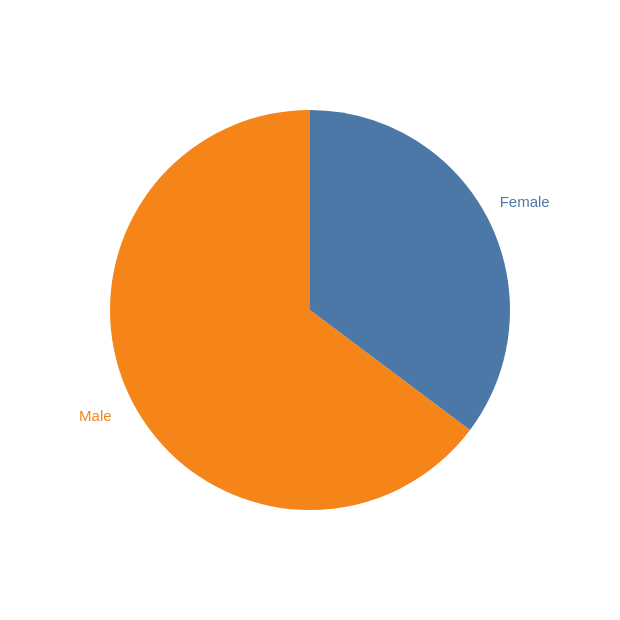

The specification (Vega-Lite) saved for this image:
### Vega-Lite specification from a JSON file in a GitHub repository (floating-point values rounded to 4 significant figures)
{"$schema": "https://vega.github.io/schema/vega-lite/v6.json", "description": "A simple pie chart with labels.", "data": {"values": [{"category": "Male", "value": 577}, {"category": "Female", "value": 314}]}, "encoding": {"theta": {"field": "value", "type": "quantitative", "stack": true}, "color": {"field": "category", "type": "nominal", "legend": null}}, "layer": [{"mark": {"type": "arc", "outerRadius": {"expr": "width / 3"}, "tooltip": true}}, {"mark": {"type": "text", "fontSize": {"expr": "width / 40"}, "radius": {"expr": "width / 2.5"}}, "encoding": {"text": {"field": "category", "type": "nominal"}}}], "width": "container", "height": "container"}
